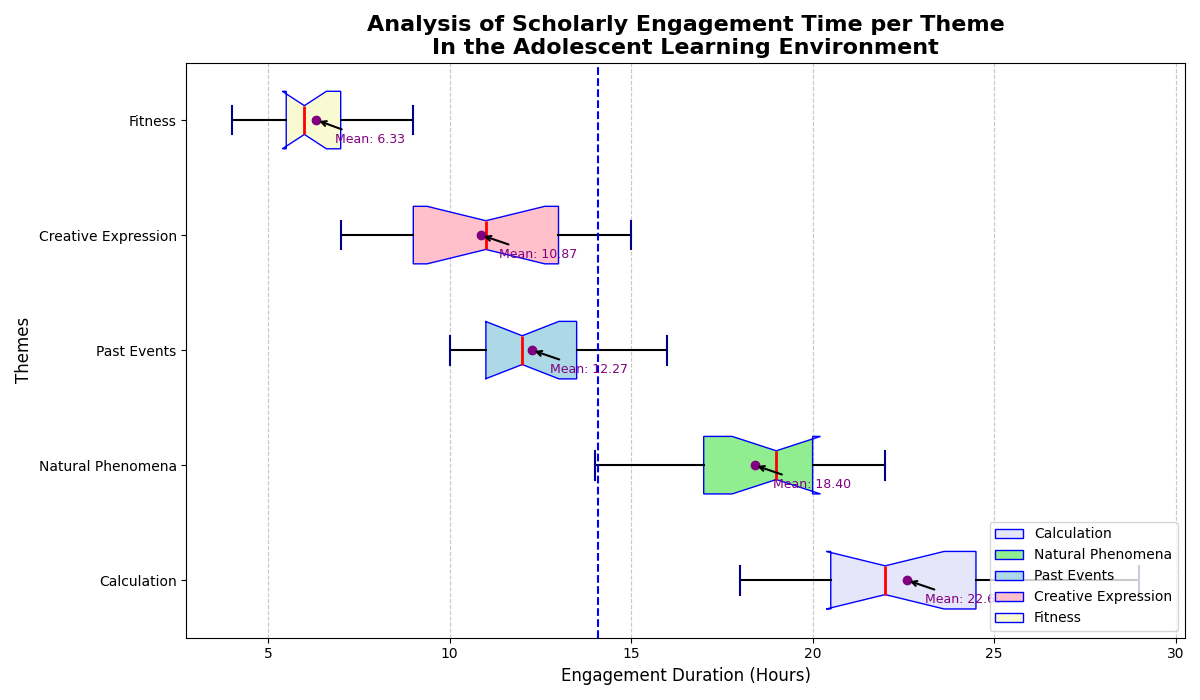

Write Python code to recreate this figure.
import matplotlib.pyplot as plt
import numpy as np

# Data for hours spent on each subject by students over a month
math_hours = [20, 22, 19, 21, 23, 24, 22, 21, 25, 26, 28, 29, 18, 20, 21]
science_hours = [18, 17, 16, 19, 20, 22, 21, 19, 18, 17, 15, 14, 19, 20, 21]
history_hours = [10, 12, 11, 13, 14, 15, 13, 14, 16, 11, 10, 12, 10, 11, 12]
art_hours = [8, 9, 7, 10, 12, 15, 14, 11, 13, 13, 11, 9, 8, 10, 13]
pe_hours = [5, 6, 7, 6, 8, 9, 7, 6, 5, 4, 5, 6, 6, 7, 8]

study_data = [math_hours, science_hours, history_hours, art_hours, pe_hours]

# Altered subject labels
subjects = ['Calculation', 'Natural Phenomena', 'Past Events', 'Creative Expression', 'Fitness']

plt.figure(figsize=(12, 7))
bp = plt.boxplot(study_data, vert=False, patch_artist=True, notch=True,
                 boxprops=dict(color='blue'),
                 medianprops=dict(color='red', linewidth=2),
                 whiskerprops=dict(color='black', linewidth=1.5),
                 capprops=dict(color='darkblue', linewidth=1.5),
                 flierprops=dict(marker='o', color='orange', markersize=8, linestyle='none', markeredgecolor='orange'))

colors = ['lavender', 'lightgreen', 'lightblue', 'pink', 'lightgoldenrodyellow']
for patch, color in zip(bp['boxes'], colors):
    patch.set_facecolor(color)

# Altered title and labels
plt.title('Analysis of Scholarly Engagement Time per Theme\nIn the Adolescent Learning Environment', fontsize=16, fontweight='bold')
plt.xlabel('Engagement Duration (Hours)', fontsize=12)
plt.ylabel('Themes', fontsize=12)

plt.yticks(range(1, len(subjects) + 1), subjects)

legend_labels = subjects
plt.legend([bp["boxes"][i] for i in range(len(subjects))], legend_labels, loc='lower right')

means = [np.mean(data_set) for data_set in study_data]
for idx, mean in enumerate(means, start=1):
    plt.scatter(mean, idx, color='purple', zorder=3)
    plt.annotate(f'Mean: {mean:.2f}', xy=(mean, idx), xytext=(mean + 0.5, idx - 0.2),
                 fontsize=9, color='purple', arrowprops=dict(facecolor='purple', arrowstyle='->', lw=1.5))

plt.grid(axis='x', linestyle='--', alpha=0.7)

average_study_time = np.mean([item for sublist in study_data for item in sublist])
plt.axvline(average_study_time, color='blue', linestyle='--', linewidth=1.5, label=f'Overall Mean: {average_study_time:.2f} hrs')

plt.tight_layout()

plt.show()
